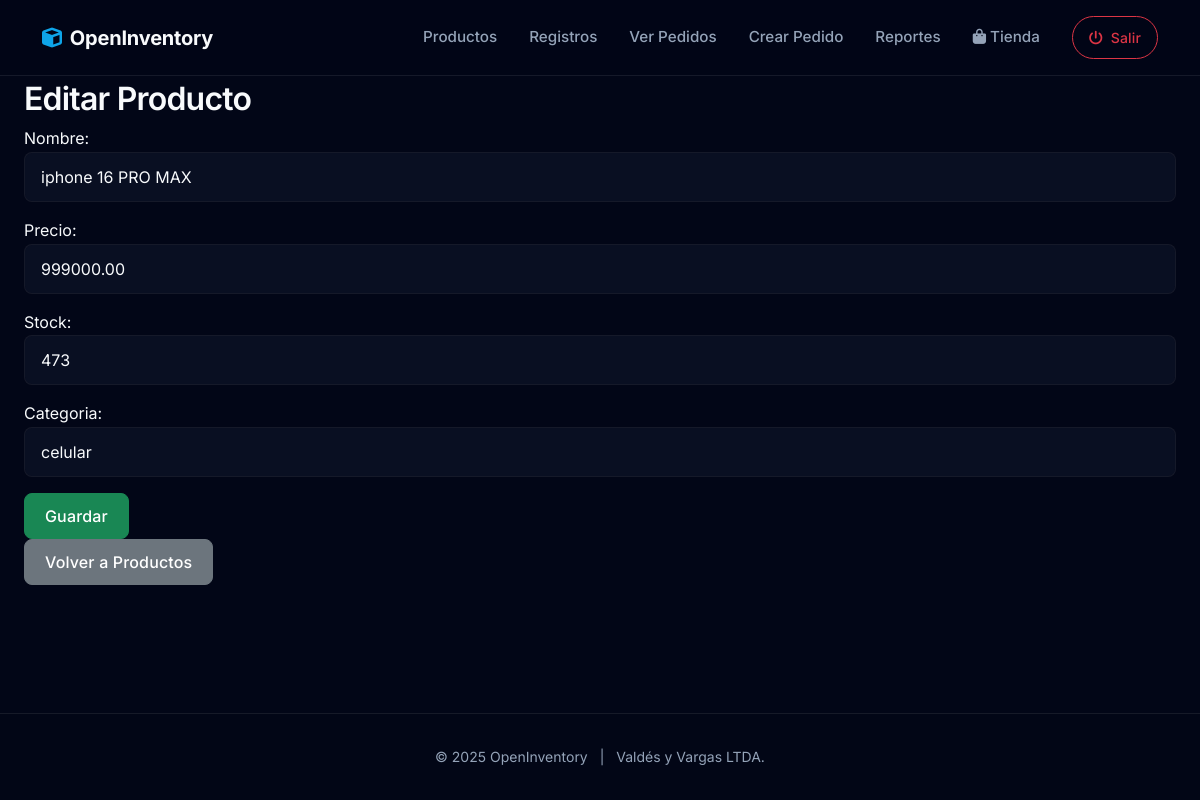
Page /productos/17/editar/ (signed in) on the earlier database version.
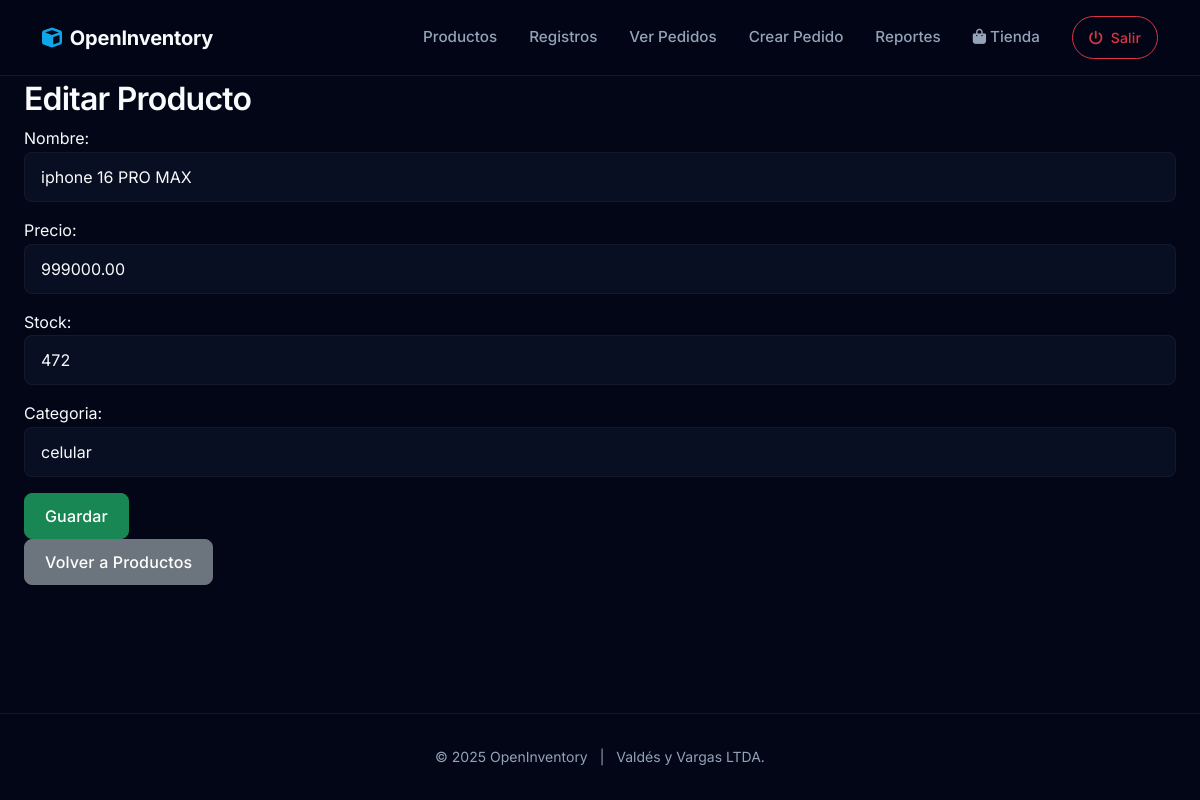
Same page on the later database version.
### productos/models.py (models this page shows, shortened)
class Producto(models.Model):
    nombre = models.CharField(
        max_length=100,
        validators=[
            RegexValidator(
                regex=r'^[A-Za-zÁÉÍÓÚáéíóúÑñ0-9\s\-\_]+$',
                message='El nombre solo puede contener letras, números, espacios y guiones.'
            )
        ]
    )
    precio = models.DecimalField(
        max_digits=10,
        decimal_places=2,
        validators=[
            MinValueValidator(0.01, message='El precio debe ser mayor que cero.')
        ]
    )
    stock = models.PositiveIntegerField(
        validators=[
            MinValueValidator(1, message='El stock debe ser al menos 1.')
        ]
    )
    categoria = models.CharField(
        max_length=50,
        blank=True,
        null=True,
        validators=[
            RegexValidator(
                regex=r'^[A-Za-zÁÉÍÓÚáéíóúÑñ\s]+$',
                message='La categoría solo puede contener letras y espacios.'
            )
        ]
    )
    imagen = models.ImageField(upload_to='productos/', blank=True, null=True, verbose_name='Imagen del Producto')
    descripcion = models.TextField(blank=True, null=True, verbose_name='Descripción del Producto')

### productos/views.py (the view)
# urls.py: path('productos/<int:pk>/editar/', views.productos_update, name='productos-update'),
@login_required
def productos_update(request, pk):
    if request.user.rol not in ['admin', 'bodeguero']:
        return redirect('productos-list')
    producto = Producto.objects.get(pk=pk)
    if request.method == 'POST':
        form = ProductoForm(request.POST, instance=producto)
        if form.is_valid():
            form.save()
            return redirect('productos-list')
    else:
        form = ProductoForm(instance=producto)
    return render(request, 'productos/producto_form.html', {'form': form})

### productos/forms.py
class ProductoForm(forms.ModelForm):
    class Meta:
        model = Producto
        fields = ['nombre', 'precio', 'stock', 'categoria']
        widgets = {
            'nombre': forms.TextInput(attrs={'class': 'form-control'}),
            'precio': forms.NumberInput(attrs={'class': 'form-control'}),
            'stock': forms.NumberInput(attrs={'class': 'form-control'}),
            'categoria': forms.TextInput(attrs={'class': 'form-control'}),
        }

### productos/templates/productos/producto_form.html (shortened to what this page needs)
{% extends "base.html" %}
{% block content %}
<h2>{% if form.instance.pk %}Editar Producto{% else %}Crear Producto{% endif %}</h2>
<form method="post">
    {{ form.as_p }}
    <button type="submit" class= "btn btn-success">Guardar</button>
</form>
<p><a href="{% url 'productos-list' %}"class="btn btn-secondary">Volver a Productos</a></p>
{% endblock %}

Differences in the rows shown:
changed Producto "iphone 16 PRO MAX": stock "473" → "472"
